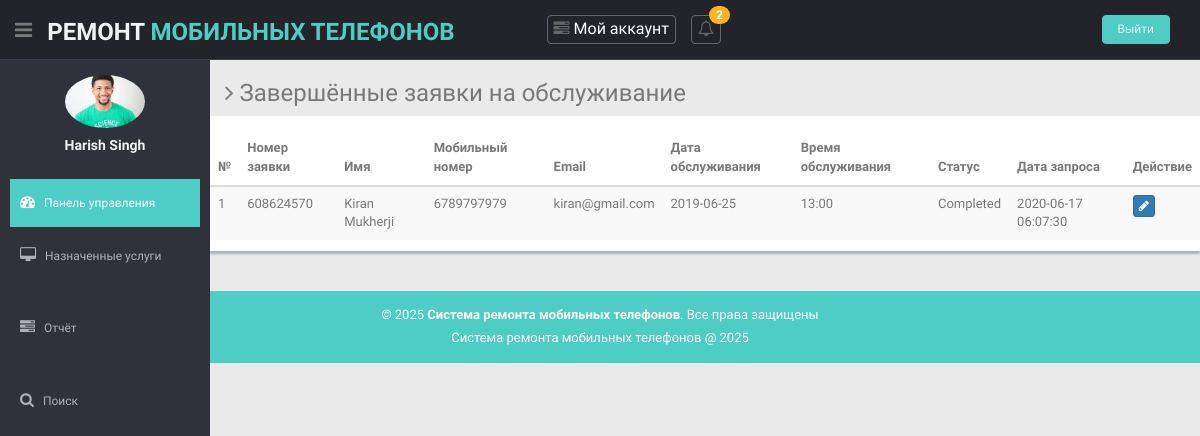
Page /technician/service-request-completed.php (signed in) on the committed database.
### tables this page shows
CREATE TABLE IF NOT EXISTS `tbltechnician` (
  `ID` int NOT NULL AUTO_INCREMENT,
  `TechnicianID` varchar(50) DEFAULT NULL,
  `Name` varchar(200) DEFAULT NULL,
  `MobileNumber` bigint DEFAULT NULL,
  `Email` varchar(200) DEFAULT NULL,
  `Address` varchar(200) NOT NULL,
  `ProfilePic` varchar(200) DEFAULT NULL,
  `Password` varchar(200) DEFAULT NULL,
  `JoiningDate` timestamp NULL DEFAULT CURRENT_TIMESTAMP,
  PRIMARY KEY (`ID`),
  KEY `TechnicianID` (`TechnicianID`)
);

CREATE TABLE IF NOT EXISTS `tblrequest` (
  `ID` int NOT NULL AUTO_INCREMENT,
  `UserID` int DEFAULT NULL,
  `ServiceNumber` varchar(10) DEFAULT NULL,
  `BrandName` varchar(50) DEFAULT NULL,
  `ACtype` varchar(100) DEFAULT NULL,
  `ACcapcity` varchar(50) DEFAULT NULL,
  `Problem` varchar(200) DEFAULT NULL,
  `ProblemDesc` mediumtext,
  `Address` varchar(200) DEFAULT NULL,
  `DateofService` varchar(200) DEFAULT NULL,
  `SuitableTime` varchar(200) DEFAULT NULL,
  `ReqDate` timestamp NULL DEFAULT CURRENT_TIMESTAMP,
  `Status` varchar(50) DEFAULT NULL,
  `AssignTo` varchar(120) DEFAULT NULL,
  `Remark` varchar(200) DEFAULT NULL,
  `ServiceCharge` decimal(10,2) DEFAULT NULL,
  `PartCharge` decimal(10,2) DEFAULT NULL,
  `OtherCharge` decimal(10,2) DEFAULT NULL,
  `ResponseDate` timestamp NULL DEFAULT NULL ON UPDATE CURRENT_TIMESTAMP,
  PRIMARY KEY (`ID`),
  KEY `ServiceNumber` (`ServiceNumber`)
);

CREATE TABLE IF NOT EXISTS `tbluser` (
  `ID` int NOT NULL AUTO_INCREMENT,
  `FirstName` varchar(200) DEFAULT NULL,
  `LastName` varchar(200) DEFAULT NULL,
  `MobileNumber` bigint DEFAULT NULL,
  `Email` varchar(200) DEFAULT NULL,
  `Password` varchar(200) DEFAULT NULL,
  `RegDate` timestamp NULL DEFAULT CURRENT_TIMESTAMP,
  PRIMARY KEY (`ID`)
);

### technician/service-request-completed.php (the view, shortened to what this page needs)
<?php
include('includes/dbconnection.php');
if (strlen($_SESSION['acrstid']==0)) {
  header('location:logout.php');
  } else{
?>
<!DOCTYPE html>
<html lang="en">
<head>
  <link href="../lib/bootstrap/css/bootstrap.min.css" rel="stylesheet">
  <link href="../lib/font-awesome/css/font-awesome.css" rel="stylesheet" />
  <link href="../lib/advanced-datatable/css/demo_page.css" rel="stylesheet" />
  <link href="../lib/advanced-datatable/css/demo_table.css" rel="stylesheet" />
  <link rel="stylesheet" href="../lib/advanced-datatable/css/DT_bootstrap.css" />
  <link href="../css/style.css" rel="stylesheet">
  <link href="../css/style-responsive.css" rel="stylesheet">
</head>
<body>
  <section id="container">
   <?php include_once('includes/header.php');?>
  <?php include_once('includes/sidebar.php');?>
    <section id="main-content">
      <section class="wrapper">
        <h3><i class="fa fa-angle-right"></i> Завершённые заявки на обслуживание</h3>
        <div class="row mb">
          <div class="content-panel">
            <div class="adv-table">
         <table class="table table-striped table-advance table-hover">
          <thead>
            <tr>
              <th>№</th>
              <th>Номер заявки</th>
              <th>Имя</th>
              <th>Мобильный номер</th>
              <th>Email</th>
              <th>Дата обслуживания</th>
              <th>Время обслуживания</th>
              <th>Статус</th>
              <th>Дата запроса</th>
              <th>Действие</th>
            </tr>
                </thead>
                <tbody>
                  <?php
                 $tid= $_SESSION['tid'];
$ret=mysqli_query($con,"select tbluser.*,tblrequest.* from tblrequest join tbluser on tbluser.ID=tblrequest.UserID where Status='Completed' && AssignTo='$tid'");
$cnt=1;
while ($row=mysqli_fetch_array($ret)) {
?>
                  <tr class="gradeX">
                    <td><?php echo $cnt;?></td>
                    <td><?php  echo $row['ServiceNumber'];?></td>
                    <td><?php  echo $row['FirstName'];?> <?php  echo $row['LastName'];?></td>
                    <td><?php  echo $row['MobileNumber'];?></td>
                    <td><?php  echo $row['Email'];?></td>
                    <td><?php  echo $row['DateofService'];?></td>
                    <td><?php  echo $row['SuitableTime'];?></td>
                    <?php if($row['Status']==""){ ?>
                     <td><?php echo "Ещё не обновлено"; ?></td>
<?php } else { ?>                  <td><?php  echo htmlentities($row['Status']);?>
                  </td>
                  <?php } ?>
                  <td class="hidden-phone"><?php  echo $row['ReqDate'];?></td>
                    <td class="center hidden-phone"><a href="view-service-detail.php?viewid=<?php echo htmlentities ($row['ServiceNumber']);?>"><button class="btn btn-primary btn-xs"><i class="fa fa-pencil"></i></button></a></td>
                  </tr>
                  <?php
$cnt=$cnt+1;
}?>
                </tbody>
              </table>
            </div>
          </div>
        </div>
      </section>
    </section>
<?php include_once('includes/footer.php');?>
  </section>
</body>
</html>
<?php  } ?>

### technician/includes/sidebar.php (shortened to what this page needs)
<aside>
      <div id="sidebar" class="nav-collapse ">
        <ul class="sidebar-menu" id="nav-accordion">
          <?php
$tid=$_SESSION['acrstid'];
$ret=mysqli_query($con,"select * from tbltechnician where ID='$tid'");
while ($row=mysqli_fetch_array($ret)) {
?>
          <p class="centered"><a href="profile.php"><img src="../admin/images/<?php  echo $row['ProfilePic'];?>" class="img-circle" width="80"></a></p>
          <h5 class="centered"><?php  echo $row['Name'];?></h5><?php } ?>
          <li class="mt">
            <a class="active" href="dashboard.php">
              <i class="fa fa-dashboard"></i>
                <span>Панель управления</span>
                </a>
              </li>
            <li class="sub-menu dcjq-parent-li">
              <a href="javascript:;" class="dcjq-parent">
                <i class="fa fa-desktop"></i>
                <span>Назначенные услуги</span>
                <span class="dcjq-icon"></span></a>
              </li>
               <li class="mt">
              <a href="between-dates-reports.php">
               <i class="fa fa-tasks"></i>
                <span>Отчёт</span>
                </a>
              </li>
             <li class="mt">
              <a href="search.php">
               <i class="fa fa-search"></i>
                <span>Поиск</span>
                </a>
          </li>
        </ul>
      </div>
    </aside>

### css/style.css (style rules this page uses)
body { color: #797979; background: #eaeaea; font-family: 'Ruda', sans-serif; padding: 0px !important; margin: 0px !important; font-size:13px; }
ul li { list-style: none; }
a, a:hover, a:focus { text-decoration: none; outline: none; }
#container { width: 100%; height: 100%; }
.centered { text-align: center; }
.mt { margin-top: 25px; }
.mb { margin-bottom: 25px; }
#sidebar { width: 210px; height: 100%; position: fixed; background: #2f323a; }
#sidebar h5 { color: #f2f2f2; font-weight: 700; }
#sidebar ul li { position: relative; }
ul.sidebar-menu , ul.sidebar-menu li ul.sub { margin: -2px 0 0; padding: 0; }
ul.sidebar-menu { margin-top: 75px; }
ul.sidebar-menu li { margin-bottom: 5px; margin-left:10px; margin-right:10px; }
ul.sidebar-menu li.sub-menu { line-height: 15px; }
ul.sidebar-menu li a span { display: inline-block; }
ul.sidebar-menu li a { color: #aeb2b7; text-decoration: none; display: block; padding: 15px 0 15px 10px; font-size: 12px; outline: none; -webkit-transition: all 0.3s ease; -moz-transition: all 0.3s ease; -o-transition: all 0.3s ease; -ms-transition: all 0.3s ease; transition: all 0.3s ease; }
ul.sidebar-menu li a.active, ul.sidebar-menu li a:hover, ul.sidebar-menu li a:focus { background: #4ECDC4; color: #fff; display: block; -webkit-transition: all 0.3s ease; -moz-transition: all 0.3s ease; -o-transition: all 0.3s ease; -ms-transition: all 0.3s ease; transition: all 0.3s ease; }
ul.sidebar-menu li a i { font-size: 15px; padding-right: 6px; }
ul.sidebar-menu li a.active i { color: #fff; }
#main-content { margin-left: 210px; }
.wrapper { display: inline-block; margin-top: 60px; padding-left: 15px; padding-right: 15px; padding-bottom: 15px; padding-top: 0px; width: 100%; }
.content-panel { background: #ffffff; box-shadow: 0px 3px 2px #aab2bd; padding-top: 15px; padding-bottom: 5px; }

### rows in the picture
tbltechnician: ProfilePic (picture), Name "Harish Singh"
tblrequest: ServiceNumber "608624570", UserID.FirstName "Kiran", UserID.LastName "Mukherji", UserID.MobileNumber "6789797979", UserID.Email "kiran@gmail.com", DateofService "2019-06-25", SuitableTime "13:00", Status "Completed", ReqDate "2020-06-17 06:07:30"

### other values in the picture
$num "2"
